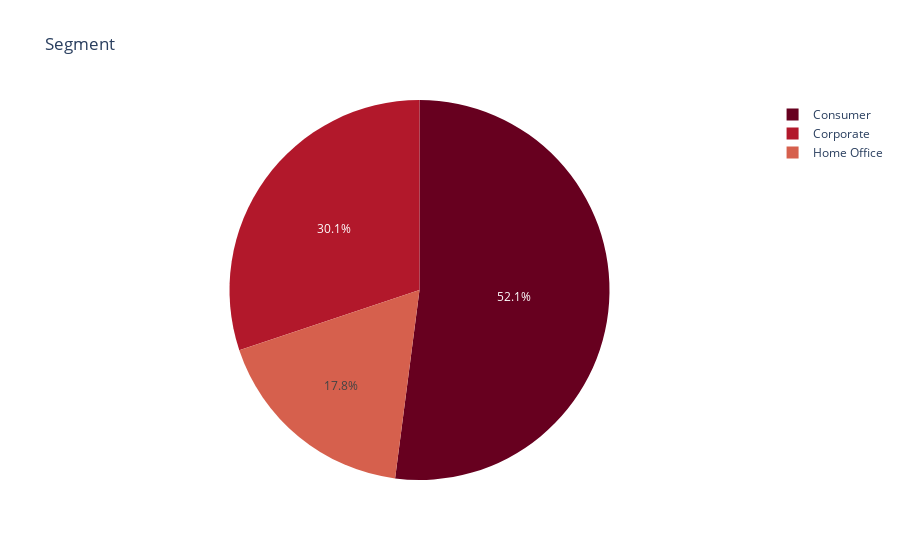

Notebook source saved alongside this figure:
### Markdown cell above
# People opt for standard class of shipping mode most of the time.

### Code cell
fig = px.pie(df, values=np.ones(9800), names='Segment', title='Segment',color_discrete_sequence=px.colors.sequential.RdBu)
fig.show()

### Figure 1 — Plotly figure (JSON) as saved in the notebook; plotly's stock layout.template omitted (floating-point values rounded to 4 significant figures; data arrays with more than 128 entries replaced by an {"elided": "..."} marker saying what was removed)
{"data": [{"domain": {"x": [0, 1], "y": [0, 1]}, "hovertemplate": "Segment=%{label}<br>value=%{value}<extra></extra>", "labels": {"elided": "9800 str values"}, "legendgroup": "", "name": "", "showlegend": true, "type": "pie", "values": {"elided": "9800 int values"}}], "layout": {"legend": {"tracegroupgap": 0}, "piecolorway": ["rgb(103,0,31)", "rgb(178,24,43)", "rgb(214,96,77)", "rgb(244,165,130)", "rgb(253,219,199)", "rgb(247,247,247)", "rgb(209,229,240)", "rgb(146,197,222)", "rgb(67,147,195)", "rgb(33,102,172)", "rgb(5,48,97)"], "title": {"text": "Segment"}}}
